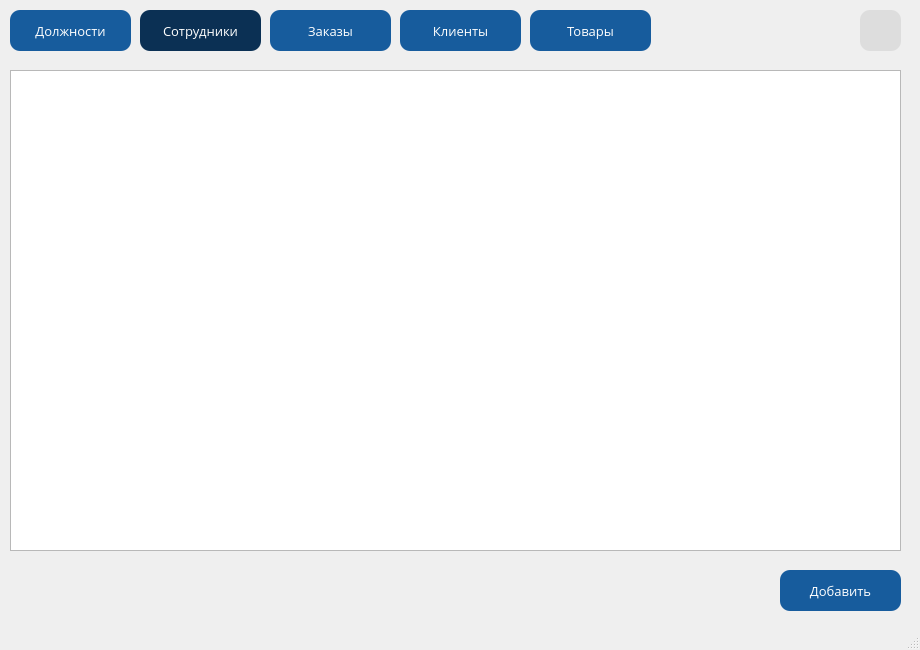
<?xml version="1.0" encoding="UTF-8"?>
<ui version="4.0">
 <class>Staff</class>
 <widget class="QMainWindow" name="Staff">
  <property name="windowModality">
   <enum>Qt::NonModal</enum>
  </property>
  <property name="geometry">
   <rect>
    <x>0</x>
    <y>0</y>
    <width>920</width>
    <height>650</height>
   </rect>
  </property>
  <property name="font">
   <font>
    <family>Open Sans</family>
    <pointsize>10</pointsize>
   </font>
  </property>
  <property name="contextMenuPolicy">
   <enum>Qt::NoContextMenu</enum>
  </property>
  <property name="windowTitle">
   <string>Приложение</string>
  </property>
  <property name="windowIcon">
   <iconset>
    <normaloff>logo.png</normaloff>logo.png</iconset>
  </property>
  <property name="toolButtonStyle">
   <enum>Qt::ToolButtonIconOnly</enum>
  </property>
  <property name="dockNestingEnabled">
   <bool>false</bool>
  </property>
  <widget class="QWidget" name="centralwidget">
   <widget class="QTableView" name="tableView">
    <property name="geometry">
     <rect>
      <x>10</x>
      <y>70</y>
      <width>891</width>
      <height>481</height>
     </rect>
    </property>
   </widget>
   <widget class="QPushButton" name="pushButton">
    <property name="geometry">
     <rect>
      <x>10</x>
      <y>10</y>
      <width>121</width>
      <height>41</height>
     </rect>
    </property>
    <property name="styleSheet">
     <string notr="true">QPushButton {
    border-radius:  10px;
    background-color:  rgb(23, 92, 157);
    color:  rgb(255, 255, 255);
	font: 10pt &quot;Open Sans&quot;;
}

QPushButton:pressed {
    background-color:  rgb(11, 48, 84);
}</string>
    </property>
    <property name="text">
     <string>Должности</string>
    </property>
   </widget>
   <widget class="QPushButton" name="pushButton_2">
    <property name="enabled">
     <bool>false</bool>
    </property>
    <property name="geometry">
     <rect>
      <x>140</x>
      <y>10</y>
      <width>121</width>
      <height>41</height>
     </rect>
    </property>
    <property name="styleSheet">
     <string notr="true">QPushButton {
    border-radius:  10px;
    background-color:  rgb(11, 48, 84);
    color:  rgb(255, 255, 255);
}</string>
    </property>
    <property name="text">
     <string>Сотрудники</string>
    </property>
    <property name="checkable">
     <bool>false</bool>
    </property>
    <property name="autoRepeat">
     <bool>false</bool>
    </property>
    <property name="autoExclusive">
     <bool>false</bool>
    </property>
   </widget>
   <widget class="QPushButton" name="pushButton_3">
    <property name="geometry">
     <rect>
      <x>270</x>
      <y>10</y>
      <width>121</width>
      <height>41</height>
     </rect>
    </property>
    <property name="styleSheet">
     <string notr="true">QPushButton {
    border-radius:  10px;
    background-color:  rgb(23, 92, 157);
    color:  rgb(255, 255, 255);
	font: 10pt &quot;Open Sans&quot;;
}

QPushButton:pressed {
    background-color:  rgb(11, 48, 84);
}</string>
    </property>
    <property name="text">
     <string>Заказы</string>
    </property>
   </widget>
   <widget class="QPushButton" name="pushButton_4">
    <property name="geometry">
     <rect>
      <x>400</x>
      <y>10</y>
      <width>121</width>
      <height>41</height>
     </rect>
    </property>
    <property name="styleSheet">
     <string notr="true">QPushButton {
    border-radius:  10px;
    background-color:  rgb(23, 92, 157);
    color:  rgb(255, 255, 255);
	font: 10pt &quot;Open Sans&quot;;
}

QPushButton:pressed {
    background-color:  rgb(11, 48, 84);
}</string>
    </property>
    <property name="text">
     <string>Клиенты</string>
    </property>
   </widget>
   <widget class="QPushButton" name="pushButton_5">
    <property name="geometry">
     <rect>
      <x>530</x>
      <y>10</y>
      <width>121</width>
      <height>41</height>
     </rect>
    </property>
    <property name="styleSheet">
     <string notr="true">QPushButton {
    border-radius:  10px;
    background-color:  rgb(23, 92, 157);
    color:  rgb(255, 255, 255);
	font: 10pt &quot;Open Sans&quot;;
}

QPushButton:pressed {
    background-color:  rgb(11, 48, 84);
}</string>
    </property>
    <property name="text">
     <string>Товары</string>
    </property>
   </widget>
   <widget class="QPushButton" name="pushButton_6">
    <property name="geometry">
     <rect>
      <x>780</x>
      <y>570</y>
      <width>121</width>
      <height>41</height>
     </rect>
    </property>
    <property name="styleSheet">
     <string notr="true">QPushButton {
    border-radius:  10px;
    background-color:  rgb(23, 92, 157);
    color:  rgb(255, 255, 255);
	font: 10pt &quot;Open Sans&quot;;
}

QPushButton:pressed {
    background-color:  rgb(11, 48, 84);
}</string>
    </property>
    <property name="text">
     <string>Добавить</string>
    </property>
   </widget>
   <widget class="QPushButton" name="pushButton_7">
    <property name="geometry">
     <rect>
      <x>860</x>
      <y>10</y>
      <width>41</width>
      <height>41</height>
     </rect>
    </property>
    <property name="styleSheet">
     <string notr="true">QPushButton {
    border-radius:  10px;
    background-color: rgb(221, 221, 221);
    color:  rgb(255, 255, 255);
}


QPushButton:pressed {
    background-color: rgb(152, 152, 152);
}</string>
    </property>
    <property name="text">
     <string/>
    </property>
    <property name="icon">
     <iconset>
      <normaloff>icon-filter.png</normaloff>icon-filter.png</iconset>
    </property>
   </widget>
  </widget>
  <widget class="QMenuBar" name="menubar">
   <property name="geometry">
    <rect>
     <x>0</x>
     <y>0</y>
     <width>920</width>
     <height>21</height>
    </rect>
   </property>
  </widget>
  <widget class="QStatusBar" name="statusbar"/>
 </widget>
 <resources/>
 <connections/>
</ui>
